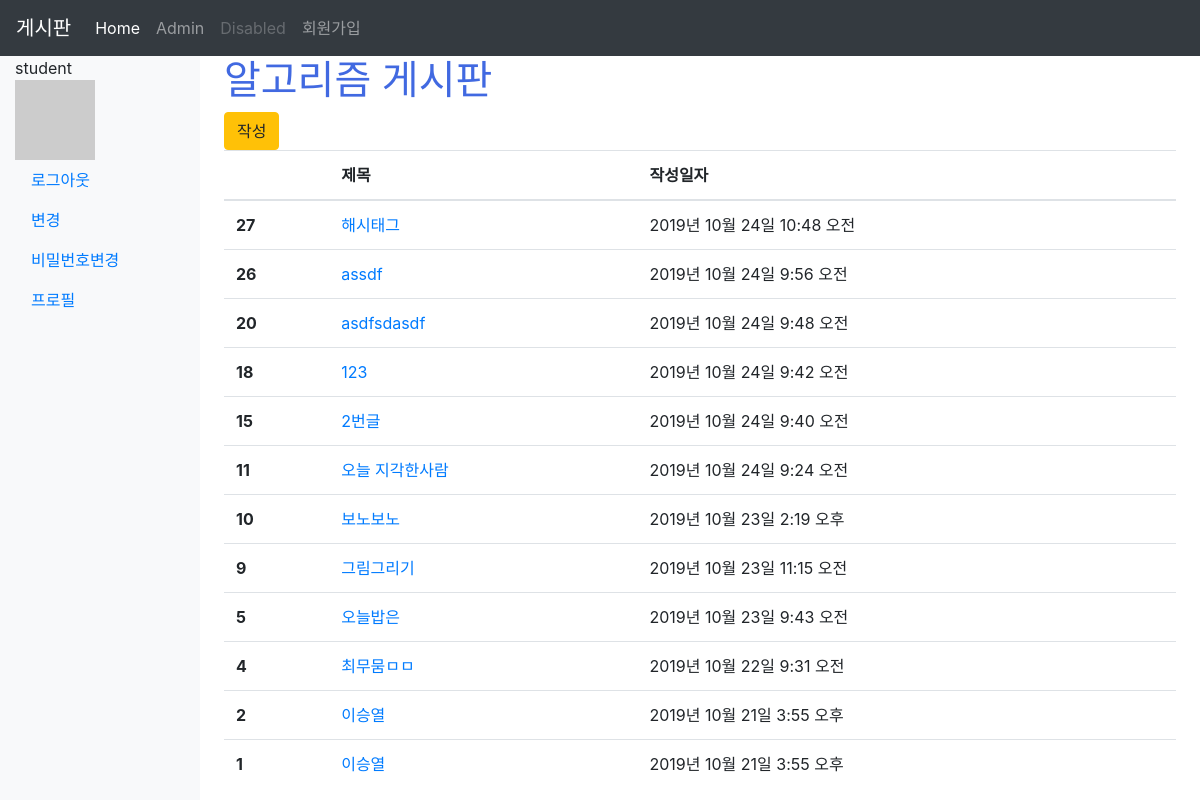
Page /articles/ (signed in) on the earlier database version.
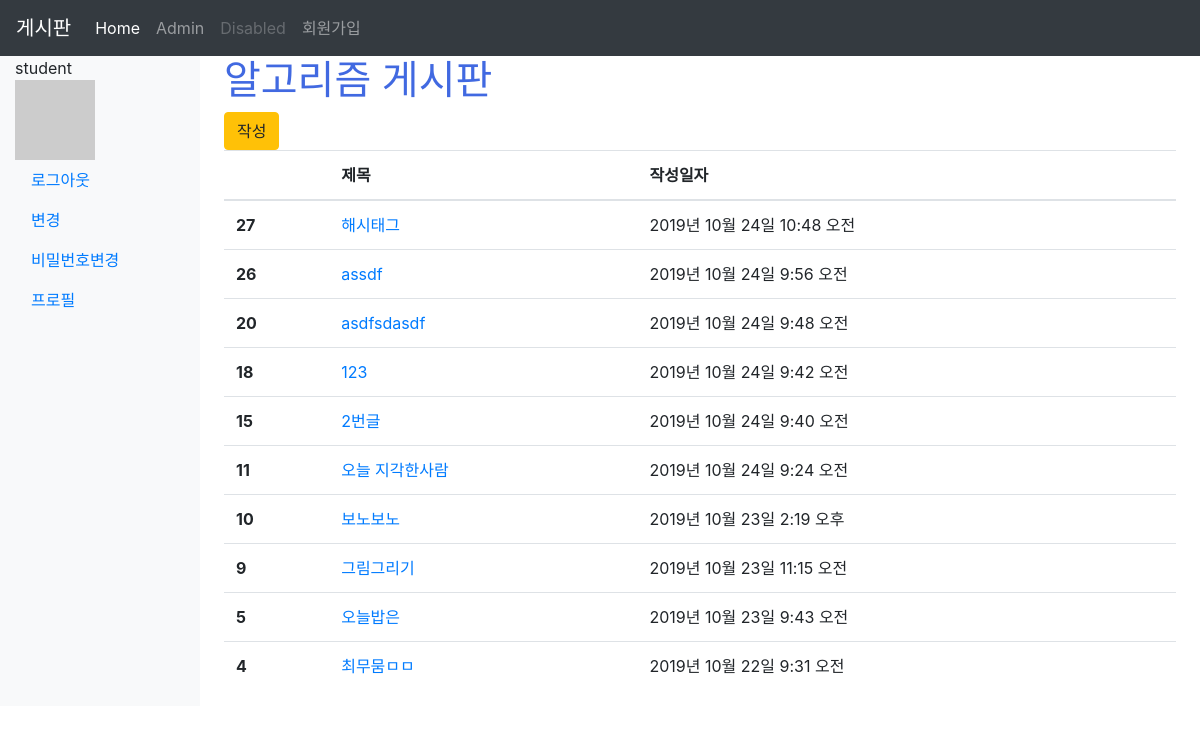
Same page on the later database version.
### accounts/models.py (models this page shows)
class User(AbstractUser):
    followers = models.ManyToManyField(
                    settings.AUTH_USER_MODEL,
                    related_name='followings',
                    blank=True
                    )

### articles/models.py (models this page shows, shortened)
class Article(models.Model):
    title = models.CharField(max_length=10)
    content = models.TextField()
    image = models.ImageField(blank=True)
    image_thumbnail = ImageSpecField(
        processors=[ResizeToFill(300,300)],
        format='JPEG',
        options={'quality':80}
    )
    created_at = models.DateTimeField(auto_now_add=True)
    updated_at = models.DateTimeField(auto_now=True)
    user = models.ForeignKey(settings.AUTH_USER_MODEL, on_delete=models.CASCADE)
    like_users = models.ManyToManyField(
        settings.AUTH_USER_MODEL,
        related_name='like_articles',
        blank=True
        )
    hashtags = models.ManyToManyField(HashTag,blank=True)

### articles/views.py (the view)
# urls.py: path('',views.index, name='index'),
def index(request):
    articles = Article.objects.order_by('-id')
    context = {
        'articles' : articles
    }
    return render(request, 'articles/index.html',context)

### articles/templatetags/gravatar.py (called while the page is built)
@register.filter
def makehash(user):
    social_user = user.socialaccount_set.all().first()
    if social_user:
        return social_user.extra_data.get('kakao_account').get('profile').get('thumbnail_image_url')
    else:
        email = user.email
        return 'https://www.gravatar.com/avatar/' + hashlib.md5(email.strip().lower().encode('utf-8')).hexdigest()

### articles/templates/articles/index.html (shortened to what this page needs)
{% extends 'articles/base.html' %}
{% load static %}
{% block css %}
<link rel="stylesheet" href="{% static 'articles/style.css' %}">
{% endblock %}
{% block body %}
<div>
  <div>
    <h1 class='title'>알고리즘 게시판</h1>
  </div>
  {% if request.user.is_authenticated %}
    <a href=" {% url 'articles:create' %}">
<button type="button" class="btn btn-warning">작성</button>
    </a>
  {% endif %}
</div>
<table class="table">
  <thead>
    <tr>
      <th scope="col"></th>
      <th scope="col">제목</th>
      <th scope="col">작성일자</th>
    </tr>
  </thead>
  <tbody>
    {% for article in articles %}
    <tr>
      <th scope="row">{{ article.id }}</th>
      <td>
        <a href="{% url 'articles:detail' article.pk %}">
          {{ article.title }}</td>
      <td>{{ article.created_at}}</td>
    </tr>
    {% endfor %}
  </tbody>
</table>
{% endblock %}

### articles/templates/articles/base.html (shortened to what this page needs)
{% load static %}
<!DOCTYPE html>
<html lang="ko">
<head>
  <link rel="stylesheet" href="{% static 'bootstrap/css/bootstrap.min.css' %}">
  {% block css %}
  {% endblock %}
</head>
<body>
  {% include '_navbar.html' %}
      <main class="col-md-9 ml-sm-auto col-lg-10 px-4">
        {% block body %}
        {% endblock %}
      </main>
    </div>
  </div>
</body>
</html>

### articles/templates/_navbar.html (shortened to what this page needs)
<nav class="navbar navbar-expand-lg navbar-dark bg-dark">
    <a class="navbar-brand" href={% url 'articles:index' %}>게시판</a>
    <div class="collapse navbar-collapse" id="navbarNavAltMarkup">
      <div class="navbar-nav">
        <a class="nav-item nav-link active" href={% url 'articles:index' %}>Home
        <a class="nav-item nav-link" href=http://127.00.01:8000/admin>Admin </a> <a class="nav-item nav-link disabled"
          href="#" tabindex="-1" aria-disabled="true">Disabled</a>
      </div>
      <div class="navbar-nav mr">
        <a class="nav-item nav-link" href={% url 'accounts:signup' %}>회원가입</a>
      </div>
    </div>
  </nav>
   <div class="container-fluid">
    <div class="row">
      <nav class='col-md-2 d-none d-md-block bg-light sidebar'>
        <div class="sidebar-sticky">
          <ul class="nav flex-column">
            {% if user.is_authenticated %}
            <li>
              {{ user.username }}
            </li>
            <li class="nav-item">
            {% load gravatar %}
            <img src="{{ user|makehash }}" alt="avatar">
            <li class="nav-item">
              <a class="nav-link active" href="{% url 'accounts:logout' %}">로그아웃</a>
            </li>
            <li class="nav-item">
              <a class="nav-link active" href="{% url 'accounts:update' %}">변경</a>
            </li>
            <li class="nav-item">
              <a class="nav-link active" href="{% url 'accounts:password_change' %}">비밀번호변경</a>
            </li>
            <li class="nav-item">
              <a class="nav-link active" href="{% url 'accounts:profile' user.pk %}">프로필</a>
            </li>
            {% endif %}
          </ul>
        </div>
      </nav>

### articles/static/articles/style.css (style rules this page uses)
.title { color:royalblue; }

Differences in the rows shown:
removed Article: id "2", title "이승열", created_at "2019년 10월 21일 3:55 오후"
removed Article: id "1", title "이승열", created_at "2019년 10월 21일 3:55 오후"
